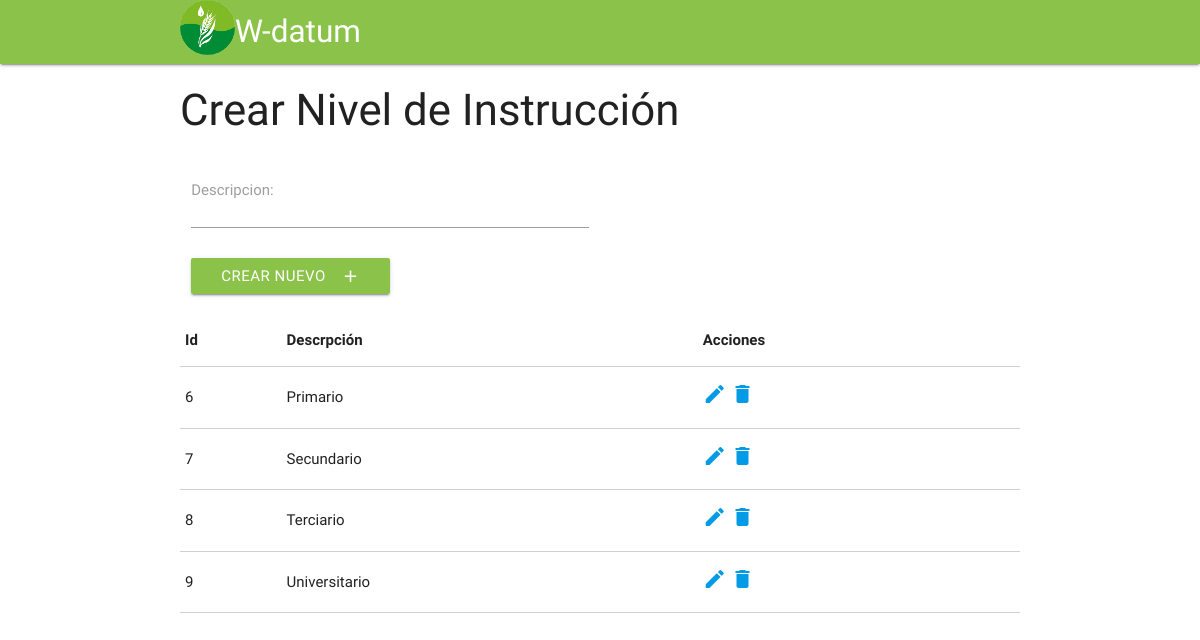
The page /crear_nivel_instruccion/ on the database as committed earlier.
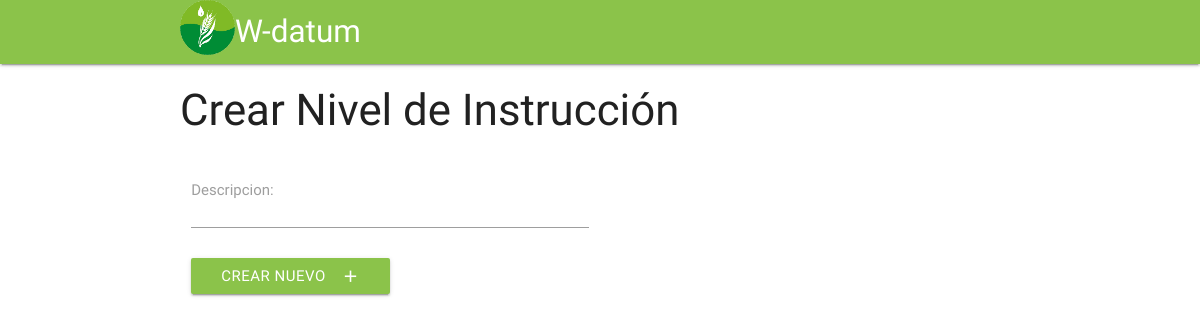
The same page on the database as committed later.
### principal/models.py (models this page shows, shortened)
class NivelInstruccion(models.Model):
	descripcion = models.CharField(max_length=50)
	is_active = models.BooleanField(default=True)

### principal/views.py (the view)
# urls.py: url(r'^crear_nivel_instruccion/$', views.crear_nivel_instruccion, name='crear_nivel_instruccion'),
def crear_nivel_instruccion(request):
    lista = NivelInstruccion.objects.all()
    if request.method == 'POST':
        form = NivelInstruccionForm(request.POST)
        if form.is_valid():
            form.save()
    else:
        form = NivelInstruccionForm()
    context = {'lista': lista, 'form': form, }
    return render(request, 'crear_nivel_instruccion.html', context)

### principal/forms.py
class NivelInstruccionForm(forms.ModelForm):
	class Meta:
		model = principal_models.NivelInstruccion
		fields = ('descripcion',)

### principal/templates/crear_nivel_instruccion.html (shortened to what this page needs)
{% extends "base.html" %}
{% block content %}
<div class="container">
	<div class="col s12">
		<h3>Crear Nivel de Instrucción</h3>
			<div class="row">
				<div class="col s12">
					<form action="" method="POST">{% csrf_token %}
						<div class="input-field col s6">
							{{form.as_p}}
	    					</form>
					    	<button class="btn waves-effect light-green" type="submit" name="action">Crear Nuevo
					    		<i class="material-icons right">add</i>
					  		</button>
	  					</div>
      			</div>
    		</div>
    	{% if lista %}
    	<table class="highlight bordered responsive-table">
	        <thead>
	          	<tr>
	              	<th>Id</th>
	              	<th>Descrpción</th>
	              	<th>Acciones</th>
	          	</tr>
	        </thead>
	        <tbody>
     			{% for elemento in lista %}
		          	<tr>
		            	<td>{{elemento.id}}</td>
		            	<td>{{elemento.descripcion}}</td>
		            	<td>
		            		<a href="{% url 'editar_nivel_instruccion' elemento.id %}"><i class="material-icons">edit</i> </a>
		                	<a href="{% url 'borrar_nivel_instruccion' elemento.id %}"> <i class="material-icons">delete</i></a>
		            	</td>
		          	</tr>
          		{% endfor %}
        	</tbody>
      	</table>
      	{% endif %}
    </div>
{% endblock %}

Rows that differ between the two databases and show on the page:
removed NivelInstruccion: id "6", descripcion "Primario"
removed NivelInstruccion: id "7", descripcion "Secundario"
removed NivelInstruccion: id "8", descripcion "Terciario"
removed NivelInstruccion: id "9", descripcion "Universitario"
Other text that changed with them:
text no longer shown: "Id Descrpción Acciones"
